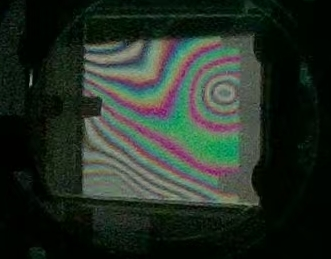
#> input picture Thickness_variation_analysis/example2/227b062e3179bf0809ca7c88c1eced72.jpg, 331 x 259 px; its folder holds only this picture in this run
$ python -i fringe_orientation.py   (imports and definitions only)
#> lines starting #> are read from the running program, lines starting #| are printed output that depends on the picture; after the words box and inside, x2 and y2 are one past the last pixel; in counts of white or black regions, pixels touching at a corner belong together
"""任意方向直条纹的全局方向预估与刚性坐标变换。

现有二维中心线追踪器沿图像竖直方向逐带搜索，适合近竖直条纹。激光预调阶段
可能出现接近水平、对比度较低并带有显示辅助线的直条纹。本模块先在缩小图上
搜索“把条纹旋到竖直时，逐行平均后的周期调制度最大”的角度，再由原中心线
算法完成轮廓和间距测量。

``tilt_deg`` 沿用项目约定：相对竖直方向，正号为 ``\\`` 形（顺时针倾斜），
范围为 ``[-90, 90)``；``correction_deg = -tilt_deg``。
"""
from __future__ import annotations

import cv2
import numpy as np
from scipy import ndimage, signal


def _gray_float(image: np.ndarray) -> np.ndarray:
    array = np.asarray(image)
    if array.ndim == 2:
        return array.astype(np.float32)
    if array.shape[2] == 1:
        return array[:, :, 0].astype(np.float32)
    bgr = array[:, :, :3].astype(np.float32)
    return 0.114 * bgr[:, :, 0] + 0.587 * bgr[:, :, 1] + 0.299 * bgr[:, :, 2]


def suppress_cyan_overlay(bgr: np.ndarray) -> tuple[np.ndarray, float]:
    """去除实拍画面中的细青色中心辅助线，返回处理图和遮罩占比。

    仅在彩色图像中处理高饱和青色像素；若青色覆盖超过画面的 5%，视为真实
    场景颜色而不处理，避免误删大面积白光彩色条纹。
    """
    image = np.asarray(bgr)
    if image.ndim != 3 or image.shape[2] < 3 or image.dtype != np.uint8:
        return image, 0.0
    hsv = cv2.cvtColor(image[:, :, :3], cv2.COLOR_BGR2HSV)
    mask = cv2.inRange(hsv, (75, 90, 70), (105, 255, 255))
    fraction = float(np.count_nonzero(mask) / mask.size)
    if fraction <= 0.0 or fraction > 0.05:
        return image, 0.0
    mask = cv2.dilate(mask, np.ones((5, 5), dtype=np.uint8))
    return cv2.inpaint(image, mask, 5, cv2.INPAINT_TELEA), fraction


def rotation_matrix_same_size(
    shape: tuple[int, ...], angle_deg: float,
) -> np.ndarray:
    """返回绕图像中心旋转、输出尺寸不变的 2×3 仿射矩阵。"""
    height, width = shape[:2]
    return cv2.getRotationMatrix2D(
        (width / 2.0, height / 2.0), float(angle_deg), 1.0)


def rotate_same_size(
    image: np.ndarray, angle_deg: float,
) -> tuple[np.ndarray, np.ndarray]:
    """旋转图像但保持尺寸，以反射边界避免黑三角被误认成条纹。"""
    height, width = image.shape[:2]
    matrix = rotation_matrix_same_size(image.shape, angle_deg)
    rotated = cv2.warpAffine(
        image, matrix, (width, height), flags=cv2.INTER_LINEAR,
        borderMode=cv2.BORDER_REFLECT_101,
    )
    return rotated, matrix


# [47 lines left out: functions transform_points, fit_line_orientation, not called in this run]


def _projection_signal(
    gray: np.ndarray, tilt_deg: float,
) -> tuple[np.ndarray, float]:
    """返回角度校正后的法向高通剖面及二维局部起伏尺度。"""
    corrected, _ = rotate_same_size(gray, -float(tilt_deg))
    height, width = corrected.shape
    y0, y1 = int(0.16 * height), int(0.84 * height)
    x0, x1 = int(0.12 * width), int(0.88 * width)
    region = corrected[y0:y1, x0:x1].astype(np.float64)
    if min(region.shape) < 8:
        return np.asarray([], dtype=np.float64), 1.0
    profile = np.mean(region, axis=0)
    sigma = max(4.0, len(profile) / 14.0)
    signal = profile - ndimage.gaussian_filter1d(profile, sigma=sigma)
    # 除以二维局部起伏：随机散斑在逐行平均后应被压低，连续直条纹则保留。
    local = region - ndimage.gaussian_filter(region, sigma=(3.0, 3.0))
    noise_scale = max(float(np.std(local)), 1e-6)
    return signal, noise_scale


def _projection_score(gray: np.ndarray, tilt_deg: float) -> float:
    """条纹按给定倾角校正后，计算法向一维剖面的周期调制度。"""
    profile, noise_scale = _projection_signal(gray, tilt_deg)
    return float(np.std(profile) / noise_scale) if len(profile) else 0.0


def estimate_global_fringe_orientation(
    bgr: np.ndarray,
    *,
    max_dimension: int = 360,
) -> dict:
    """估计任意方向激光直条纹相对竖直方向的倾角。

    返回值可 JSON 化。``confidence`` 是方向峰突出程度形成的算法质量分数，
    不是概率或测量不确定度；无足够亮度起伏时 ``tilt_deg`` 为 ``None``。
    """
    if not isinstance(bgr, np.ndarray) or bgr.size == 0:
        raise ValueError("无有效画面")
    if bgr.ndim not in (2, 3):
        raise ValueError(f"不支持的图像维度: {bgr.ndim}")
    if min(bgr.shape[:2]) < 16:
        raise ValueError("图像过小，无法估计条纹方向")

    cleaned, overlay_fraction = suppress_cyan_overlay(bgr)
    gray = _gray_float(cleaned)
    dynamic = float(np.percentile(gray, 95) - np.percentile(gray, 5))
    empty = {
        "tilt_deg": None,
        "correction_deg": None,
        "confidence": 0.0,
        "method": "projection_search",
        "contrast_range": round(dynamic, 3),
        "overlay_fraction": round(overlay_fraction, 6),
    }
    if dynamic < 1.0:
        return empty

    scale = min(1.0, float(max_dimension) / max(gray.shape))
    if scale < 1.0:
        gray = cv2.resize(
            gray, None, fx=scale, fy=scale, interpolation=cv2.INTER_AREA)
    gray = ndimage.gaussian_filter(gray.astype(np.float32), sigma=1.0)

    coarse_angles = np.arange(-88.0, 88.01, 4.0)
    coarse_scores = np.asarray(
        [_projection_score(gray, angle) for angle in coarse_angles],
        dtype=np.float64,
    )
    coarse_index = int(np.argmax(coarse_scores))
    coarse_best = float(coarse_angles[coarse_index])
    fine_angles = np.arange(coarse_best - 4.0, coarse_best + 4.001, 0.25)
    fine_scores = np.asarray(
        [_projection_score(gray, angle) for angle in fine_angles],
        dtype=np.float64,
    )
    best_index = int(np.argmax(fine_scores))
    tilt = float(fine_angles[best_index])
    while tilt >= 90.0:
        tilt -= 180.0
    while tilt < -90.0:
        tilt += 180.0

    peak = float(fine_scores[best_index])
    baseline = float(np.percentile(coarse_scores, 55))
    prominence = max(0.0, (peak - baseline) / max(peak, 1e-9))
    contrast_factor = float(np.clip(dynamic / 18.0, 0.0, 1.0))
    profile, _ = _projection_signal(gray, tilt)
    profile_range = float(
        np.percentile(profile, 95) - np.percentile(profile, 5)
        if len(profile) else 0.0)
    peak_distance = max(3, len(profile) // 40)
    profile_peaks, _ = signal.find_peaks(
        profile, distance=peak_distance,
        prominence=max(0.25, 0.12 * profile_range),
    )
    periodicity = 0.0
    period_px = None
    if len(profile) >= 16:
        centered = profile - np.mean(profile)
        autocorrelation = signal.correlate(
            centered, centered, mode="full", method="fft")[len(profile) - 1:]
        if autocorrelation[0] > 1e-9:
            autocorrelation /= autocorrelation[0]
            min_lag = max(3, len(profile) // 80)
            max_lag = max(min_lag + 1, len(profile) // 2)
            corr_peaks, properties = signal.find_peaks(
                autocorrelation[min_lag:max_lag], prominence=0.04)
            if len(corr_peaks):
                best_corr = int(np.argmax(properties["prominences"]))
                lag = int(corr_peaks[best_corr] + min_lag)
                periodicity = max(0.0, float(autocorrelation[lag]))
                period_px = float(lag / scale)

    repeat_factor = float(np.clip((len(profile_peaks) - 1) / 2.0, 0.0, 1.0))
    periodicity_factor = float(np.clip(periodicity / 0.35, 0.0, 1.0))
    confidence = float(np.clip(
        1.8 * prominence * contrast_factor
        * repeat_factor * periodicity_factor,
        0.0, 1.0,
    ))
    if confidence < 0.12:
        return empty
    return {
        **empty,
        "tilt_deg": round(tilt, 3),
        "correction_deg": round(-tilt, 3),
        "confidence": round(confidence, 3),
        "projection_score": round(peak, 4),
        "period_px": round(period_px, 2) if period_px is not None else None,
        "periodicity": round(periodicity, 3),
        "num_profile_peaks": int(len(profile_peaks)),
    }

>>> import cv2
>>> picture = cv2.imread('../../../Thickness_variation_analysis/example2/227b062e3179bf0809ca7c88c1eced72.jpg')
#> picture is the input picture: shape (259, 331, 3); mean B, G, R 37.8, 47.2, 37.1
>>> result = estimate_global_fringe_orientation(picture)
#> in suppress_cyan_overlay, `hsv = cv2.cvtColor(image[:, :, :3], cv2.COLOR_BGR2HSV)`: hsv: shape (259, 331, 3); mean H, S, V 64.7, 153.7, 50
#> in suppress_cyan_overlay, `mask = cv2.inRange(hsv, (75, 90, 70), (105, 255, 255))`:
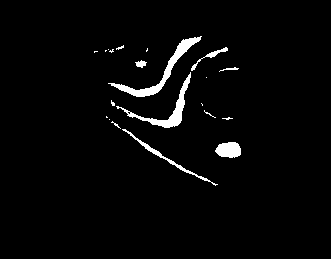
#> mask: shape (259, 331); 2.8% white; 21 white regions (14 under 20 px), largest, box (x1, y1, x2, y2) and area: (108, 36, 202, 97) 786, (116, 72, 191, 128) 629, (215, 142, 241, 158) 327
#> in suppress_cyan_overlay, `fraction = float(np.count_nonzero(mask) / mask.size)`: fraction = 0.0278
#> in suppress_cyan_overlay, `mask = cv2.dilate(mask, np.ones((5, 5), dtype=np.uint8))`: mask: shape (259, 331); 6.5% white; 12 white regions, largest, box (x1, y1, x2, y2) and area: (109, 45, 230, 130) 1678, (106, 34, 204, 99) 1453, (104, 114, 220, 188) 1073
#> in _gray_float, `return 0.114 * bgr[:, :, 0] + 0.587 * bgr[:, :, 1] + 0.299 * bgr[:, :,..`:
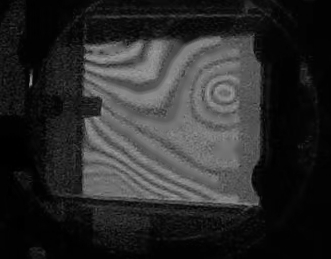
#> returned value: shape (259, 331) float32; min 0, max 158.2, mean 43
#> in estimate_global_fringe_orientation, `dynamic = float(np.percentile(gray, 95) - np.percentile(gray, 5))`: dynamic = 123.6
#> in _projection_signal, `profile = np.mean(region, axis=0)`: profile = 252 values, max 113.8 at index 67, min 3.44 at index 251, mean 72.71
#> in _projection_signal, `sigma = max(4.0, len(profile) / 14.0)`: sigma = 18
#> in _projection_signal, `signal = profile - ndimage.gaussian_filter1d(profile, sigma=sigma)`: signal = 252 values, max 27.77 at index 42, min -30.18 at index 30, mean 1.55e-15
#> in _projection_signal, `noise_scale = max(float(np.std(local)), 1e-6)`: noise_scale = 7.37
#> in _projection_score, `profile, noise_scale = _projection_signal(gray, tilt_deg)`: profile has the same summary as signal in _projection_signal
#> in _projection_signal (call 11), `profile = np.mean(region, axis=0)`: profile = 252 values, max 113.3 at index 132, min 6.61 at index 251, mean 69.35
#> in _projection_signal (call 11), `signal = profile - ndimage.gaussian_filter1d(profile, sigma=sigma)`: signal = 252 values, max 11.21 at index 88, min -9.7 at index 251, mean 2.69e-15
#> in _projection_signal (call 11), `local = region - ndimage.gaussian_filter(region, sigma=(3.0, 3.0))`:
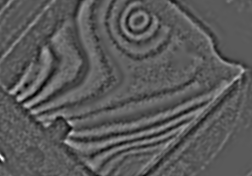
#> local: shape (176, 252) float64; min -30.45, max 55.33, mean 0; drawn with min black and max white
#> in _projection_signal (call 11), `noise_scale = max(float(np.std(local)), 1e-6)`: noise_scale = 7.21
#> in _projection_signal (call 12), `profile = np.mean(region, axis=0)`: profile = 252 values, max 114 at index 93, min 6.67 at index 251, mean 69.35
#> in _projection_signal (call 12), `signal = profile - ndimage.gaussian_filter1d(profile, sigma=sigma)`: signal = 252 values, max 13.63 at index 92, min -10.03 at index 251, mean 3.41e-15
#> in _projection_signal (call 12), `local = region - ndimage.gaussian_filter(region, sigma=(3.0, 3.0))`:
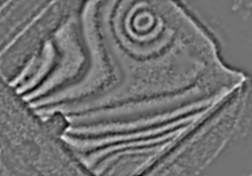
#> local: shape (176, 252) float64; min -31.18, max 38.1, mean 0; drawn with min black and max white
#> in _projection_signal (call 12), `noise_scale = max(float(np.std(local)), 1e-6)`: noise_scale = 7.15
#> in _projection_signal (call 13), `region = corrected[y0:y1, x0:x1].astype(np.float64)`:
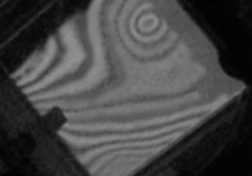
#> region: shape (176, 252) float64; min 1.34, max 145.7, mean 69.4
#> in _projection_signal (call 13), `profile = np.mean(region, axis=0)`: profile = 252 values, max 116.9 at index 96, min 6.91 at index 251, mean 69.45
#> in _projection_signal (call 13), `signal = profile - ndimage.gaussian_filter1d(profile, sigma=sigma)`: signal = 252 values, max 15.16 at index 95, min -9.88 at index 251, mean 8.04e-16
#> in _projection_signal (call 13), `local = region - ndimage.gaussian_filter(region, sigma=(3.0, 3.0))`:
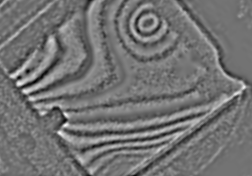
#> local: shape (176, 252) float64; min -31.3, max 37.88, mean 0; drawn with min black and max white
#> in rotate_same_size (call 14), `rotated = cv2.warpAffine( image, matrix, (width, height), flags=cv2.IN..`:
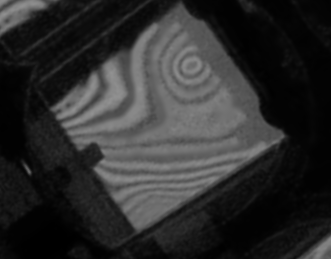
#> rotated: shape (259, 331) float32; min 0.488, max 145.9, mean 45.6
#> in estimate_global_fringe_orientation, `coarse_scores = np.asarray( [_projection_score(gray, angle) for angle ..`: coarse_scores = 45 values, max 1.63 at index 44, min 0.598 at index 9, mean 0.879
#> in estimate_global_fringe_orientation, `coarse_index = int(np.argmax(coarse_scores))`: coarse_index = 44
#> in estimate_global_fringe_orientation, `coarse_best = float(coarse_angles[coarse_index])`: coarse_best = 88
#> in estimate_global_fringe_orientation, `fine_scores = np.asarray( [_projection_score(gray, angle) for angle in..`: fine_scores = 33 values, max 1.63 at index 14, min 1.48 at index 0, mean 1.59
#> in estimate_global_fringe_orientation, `best_index = int(np.argmax(fine_scores))`: best_index = 14
#> in estimate_global_fringe_orientation, `tilt = float(fine_angles[best_index])`: tilt = 87.5
#> in estimate_global_fringe_orientation, `peak = float(fine_scores[best_index])`: peak = 1.63
#> in estimate_global_fringe_orientation, `baseline = float(np.percentile(coarse_scores, 55))`: baseline = 0.816
#> in estimate_global_fringe_orientation, `prominence = max(0.0, (peak - baseline) / max(peak, 1e-9))`: prominence = 0.499
#> in estimate_global_fringe_orientation, `contrast_factor = float(np.clip(dynamic / 18.0, 0.0, 1.0))`: contrast_factor = 1
#> in estimate_global_fringe_orientation, `profile, _ = _projection_signal(gray, tilt)`: profile = 252 values, max 34.93 at index 59, min -32.48 at index 51, mean 1.27e-15
#> in estimate_global_fringe_orientation, `profile_range = float( np.percentile(profile, 95) - np.percentile(prof..`: profile_range = 43.41
#> in estimate_global_fringe_orientation, `peak_distance = max(3, len(profile) // 40)`: peak_distance = 6
#> in estimate_global_fringe_orientation, `profile_peaks, _ = signal.find_peaks( profile, distance=peak_distance,..`: profile_peaks = [59, 95, 125, 160, 182, 206, 243]
#> in estimate_global_fringe_orientation, `centered = profile - np.mean(profile)`: centered = 252 values, max 34.93 at index 59, min -32.48 at index 51, mean 4.62e-16
#> in estimate_global_fringe_orientation, `autocorrelation = signal.correlate( centered, centered, mode="full", m..`: autocorrelation = 252 values, max 35754.7 at index 0, min -13439.9 at index 162, mean 70.94
#> in estimate_global_fringe_orientation, `autocorrelation /= autocorrelation[0]`: autocorrelation = 252 values, max 1 at index 0, min -0.376 at index 162, mean 0.00198
#> in estimate_global_fringe_orientation, `min_lag = max(3, len(profile) // 80)`: min_lag = 3
#> in estimate_global_fringe_orientation, `max_lag = max(min_lag + 1, len(profile) // 2)`: max_lag = 126
#> in estimate_global_fringe_orientation, `corr_peaks, properties = signal.find_peaks( autocorrelation[min_lag:ma..`: corr_peaks = [96]; properties = {'prominences': [0.0948], 'left_bases': [26], 'right_bases': [107]}
#> in estimate_global_fringe_orientation, `best_corr = int(np.argmax(properties["prominences"]))`: best_corr = 0
#> in estimate_global_fringe_orientation, `lag = int(corr_peaks[best_corr] + min_lag)`: lag = 99
#> in estimate_global_fringe_orientation, `periodicity = max(0.0, float(autocorrelation[lag]))`: periodicity = 0.0943
#> in estimate_global_fringe_orientation, `period_px = float(lag / scale)`: period_px = 99
#> in estimate_global_fringe_orientation, `repeat_factor = float(np.clip((len(profile_peaks) - 1) / 2.0, 0.0, 1.0))`: repeat_factor = 1
#> in estimate_global_fringe_orientation, `periodicity_factor = float(np.clip(periodicity / 0.35, 0.0, 1.0))`: periodicity_factor = 0.269
#> in estimate_global_fringe_orientation, `confidence = float(np.clip( 1.8 * prominence * contrast_factor * repea..`: confidence = 0.242
#> result = 10 items
